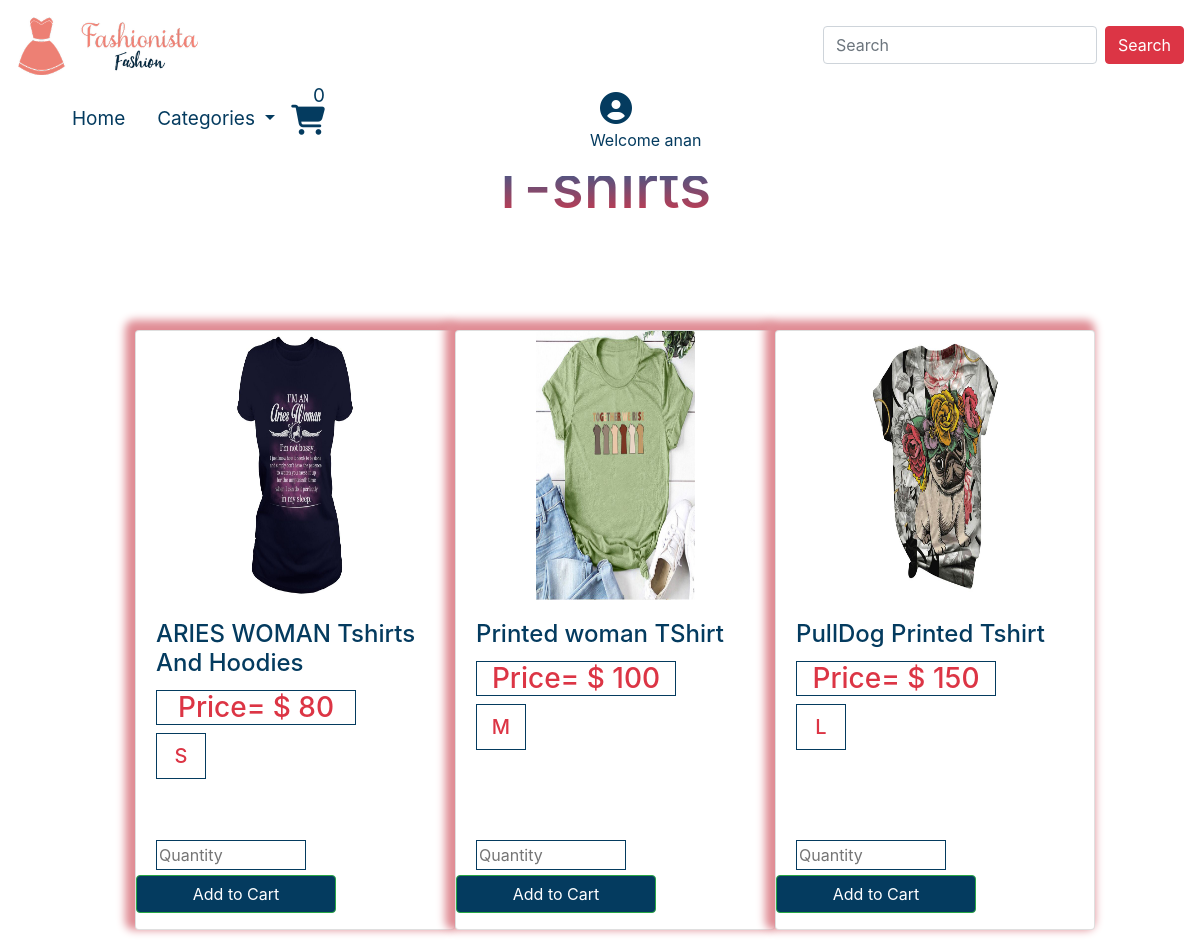
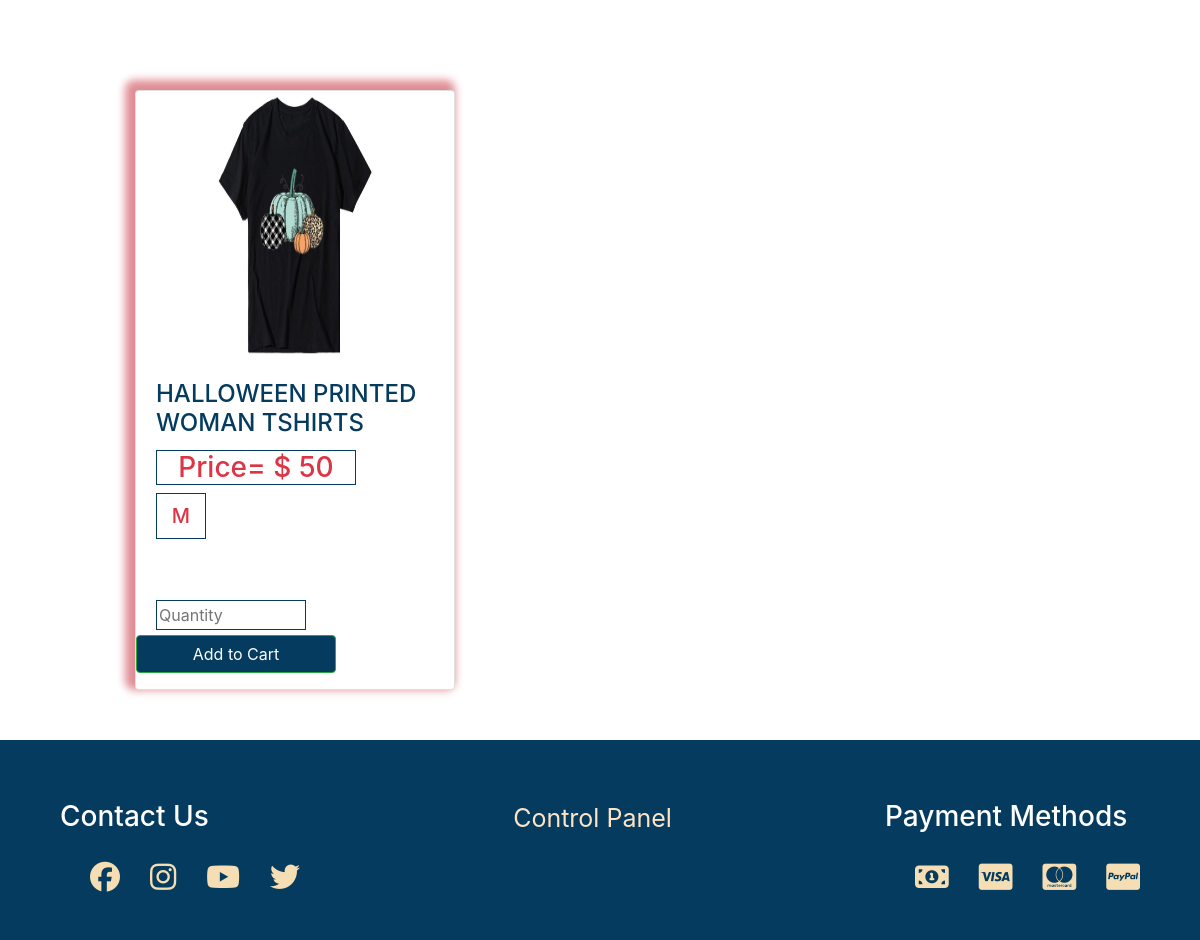
The app's page /pages/t-shirts.php (signed in) with its own data (2 pictures, top to bottom).
### tables this page shows
CREATE TABLE `product` (
  `id` int(11) NOT NULL,
  `name` varchar(100) NOT NULL,
  `description` varchar(1000) NOT NULL,
  `price` int(50) NOT NULL,
  `cat_id` int(11) NOT NULL,
  `quantity` int(255) NOT NULL,
  `picture` varchar(1000) NOT NULL,
  `size` varchar(100) NOT NULL
);

### pages/t-shirts.php (the view, shortened to what this page needs)
<!DOCTYPE html>
<html lang="en">
<head>
    <link rel="stylesheet" href="../CSS/t-shirts.css">
    <link rel="stylesheet" href="https://cdnjs.cloudflare.com/ajax/libs/font-awesome/4.7.0/css/font-awesome.min.css">
    <link rel="stylesheet" href="../CSS/bootstrap.min.css">
</head>
<body>
    <div class="header">
        <nav class="navbar " id="navb">
            <a class="navbar-brand" href="#"><img src="../images/logo1.png" alt="../index.php"></a>
            <div class="search form-inline my-2 my-lg-0">
                <input class="form-control mr-sm-2" type="search" placeholder="Search" aria-label="Search">
                <button class="btn btn btn-danger my-2 my-sm-0" type="submit">Search</button>
            </div>
            <div class="links">
                <ul>
                    <li class="nav-item item1 top">
                      <a class="nav-link" href="../index.php">Home</a>
                    </li>
                    <li class="nav-item dropdown item1 top">
                      <a class="nav-link dropdown-toggle" href="#" id="navbarDropdown" role="button" data-toggle="dropdown" aria-haspopup="true" aria-expanded="false">
                        Categories
                      </a>
                    </li>
                    <li class="nav-item active item1 shop ">
                        <a href="cart.php">
                            <?php
                             $servername = "localhost";
                             $username = "root";
                             $password1 = "";
                             $dbname = "online_shopping";
                             try{
                                 $conn= mysqli_connect($servername,$username,$password1,$dbname);
                                 $sql="SELECT * FROM cart ";
                                 $result = mysqli_query($conn, $sql);
                                 $count = mysqli_num_rows($result);
                            }
                            catch(PDOException $e){
                                 echo "connection Failed" .$e->getMessage();
                             }
                            echo "<span>$count</span> "?>
                            <i class="fa fa-shopping-cart"></i>
                        </a>
                    </li>
                    <li class="nav-item active item3 profile" style="visibility:hidden">
                        <a href="profile.php">
                            <i class="fas fa-user-circle fa-2x"></i>
                           <br> <span>Welcome
                           <span id="prof">
                           <?php
                            if(isset($_SESSION["user"])){
                               echo $_SESSION['user'] ;
                            }
                            ?>
                           </span>
                           </span>
                        </a>
                    </li>
                  </ul>
            </div>
        </nav>
    </div>
    <div class="main">
        <h1>T-shirts</h1>
        <div class="container">
        <?php
                $servername = "localhost";
                $username = "root";
                $password1  = "";
                $dbname = "online_shopping";
               try{
                    $conn= mysqli_connect($servername,$username,$password1,$dbname);
                    $sql="SELECT * FROM product WHERE cat_id = 5";
                    $result = mysqli_query($conn, $sql);
                    while ($row = mysqli_fetch_array($result)) {
                        ?>
                        <div class="card" style="width: 20rem;height: 600px;display:flex;justify-content:space-between">
                        <img src="<?php echo $row["picture"]?>"  class="card-img-top" style="height: 45%;width: 50%;margin: auto;">
                        <div class="card-body">
                        <h4 class="card-title " ><?php echo $row["description"]?> </h4>
                        <h3 style="width:200px;border:1px solid #043b5f;color:#dc3545">Price= $ <span><?php echo $row["price"]?> </span></h3>
                        <h5 style="width: 50px;padding: 10px; color: #dc3545; border: 1px solid #043b5f;text-align:center" ><?php echo $row["size"]?> </h5> <br>
                    </div>
                    <form  method="POST" class="form-submit" action="tocart.php?action=add&id=<?php echo $row["id"]; ?>">
                        <input type="number" name="quantity" class="pqantity" placeholder="Quantity" style="height:30px; margin-left:20px;width:150px;border:1px solid #043b5f" >
                        <input type="submit" name="add_to_cart" style="margin-top:5px;" class="btn btn-success" style="color:#fff ; margin-bottom:30px ; margin-left:100px" value="Add to Cart" />
                    </form>
                    </div>
                         <?php
                    }
               }
               catch(PDOException $e){
                    echo "connection Failed" .$e->getMessage();
                }?>
        </div>
    </div>
    <div class="footer">
        <div class="social-media">
            <h3>Contact Us</h3>
            <div class="linkat">
                <a href="#">
                    <i class="fab fa-facebook" style="font-size:30px; color: wheat; padding-left: 10px;"
                    onmouseover="this.style.color='#dc3545';" onmouseout="this.style.color='wheat';"></i>
                </a>
                <a href="#">
                    <i class="fab fa-instagram" style="font-size:30px; color: wheat; padding-left: 10px;"
                    onmouseover="this.style.color='#dc3545';" onmouseout="this.style.color='wheat';"></i>
                </a>
                <a href="#">
                    <i class="fab fa-youtube" style="font-size:30px; color: wheat; padding-left: 10px;"
                    onmouseover="this.style.color='#dc3545';" onmouseout="this.style.color='wheat';"></i>
                </a>
                <a href="#">
                    <i class="fab fa-twitter" style="font-size:30px; color: wheat; padding-left: 10px;"
                    onmouseover="this.style.color='#dc3545';" onmouseout="this.style.color='wheat';"></i>
                </a>
            </div>
        </div>
        <div style="font-size: 25px;">
            <a href="logadmin.php" style="color: bisque; "
            onmouseover="this.style.text_decoration='none';this.style.color='#dc3545';"
            onmouseout="this.style.color='bisque';">Control Panel</a>
        </div>
        <div class="payment-method">
            <h3>Payment Methods</h3>
            <div class="linkat"   >
                <a href="#" >
                    <i class="fa fa-money" style="font-size:30px; color: wheat; padding-left: 10px;"
                    onmouseover="this.style.color='#dc3545';" onmouseout="this.style.color='wheat';"></i>
                </a>
                <a href="#">
                    <i class="fab fa-cc-visa fa-2x" style="font-size:30px; color: wheat; padding-left: 10px;"
                    onmouseover="this.style.color='#dc3545';" onmouseout="this.style.color='wheat';"></i>
                </a>
                <a href="#">
                    <i class="fab fa-cc-mastercard fa-2x" style="font-size:30px; color: wheat; padding-left: 10px;"
                    onmouseover="this.style.color='#dc3545';" onmouseout="this.style.color='wheat';"></i>
                </a>
                <a href="#">
                    <i class="fab fa-cc-paypal fa-2x" style="font-size:30px; color: wheat; padding-left: 10px;"
                    onmouseover="this.style.color='#dc3545';" onmouseout="this.style.color='wheat';"></i>
                </a>
            </div>
        </div>
    </div>
</body>
</html>

### CSS/t-shirts.css (style rules this page uses)
.header nav a img { width: 60%; }
.header nav { display: flex; flex-direction: row; background-color: #fff; position: fixed; top: 0px; width: 100%; z-index: 5; }
.header nav .links ul { display: flex; list-style: none; }
.header nav .links .shop a i { font-size: 30px; margin-top: -5px; }
.header nav .links .shop a { display: flex; flex-direction: column; justify-content: center; text-decoration: none; }
.header nav .links .shop a span { align-self: flex-end; }
.header nav .links ul .item1 a { color: #043b5f; font-size: 19px; }
.header nav .links ul .top { padding-top: 15px; }
.header nav .links ul .profile a { display: flex; flex-direction: column; justify-content: center; margin-left: 20px; }
.header nav .links ul .profile a i { color: #043b5f; margin: 10px 5px 0 10px; }
.header nav .links ul .profile a span { color: #043b5f; margin-top: -20px; }
.main h1 { text-align: center; background: -webkit-linear-gradient(#0b65a1, #dc3545); -webkit-background-clip: text; -webkit-text-fill-color: transparent; margin-top: 150px; font-size: 60px; }
.main .container { width: 80%; display: grid; grid-template-columns: repeat(3, 1fr); }
.main .container .card { margin-top: 100px; color: #043b5f; box-shadow: -5px -5px 8px 5px #e08d95; }
.main .container .card img { height: 400px; }
.main .container .card h3 { text-align: center; border:2px solid #dc3545; width: 100px; }
.main .container .btn { margin-top: 30px; width: 200px; background-color: #043b5f; }
.footer { margin-top: 50px; height: 200px; width: 100%; background-color: #043b5f; padding: 5%; display: flex; justify-content: space-between; }
.footer .social-media h3 { color: white; padding-bottom: 20px; }
.footer .social-media .linkat { display: flex; justify-content: start; }
.footer .social-media .linkat a i { color: wheat; }
.footer .social-media .linkat a { padding-left:20px ; }
.footer .payment-method h3 { color: #fff; padding-bottom: 20px; }
.footer .payment-method .linkat { display: flex; justify-content: start; }
.footer .payment-method .linkat a { padding-left:20px ; }
.footer .payment-method .linkat a i { color: wheat; padding-left: 10px; }

### pages/t-shirts.php (style rules this page uses)
.profile { visibility: visible !important; margin-right: }

### records on screen
product: picture (picture), description "ARIES WOMAN Tshirts And Hoodies", price "80", size "S"
product: picture (picture), description "Printed woman TShirt", price "100", size "M"
product: picture (picture), description "PullDog Printed Tshirt", price "150", size "L"
product: picture (picture), description "HALLOWEEN PRINTED WOMAN TSHIRTS", price "50", size "M"

### other values on screen
$count "0"
$_SESSION['user'] "anan"
